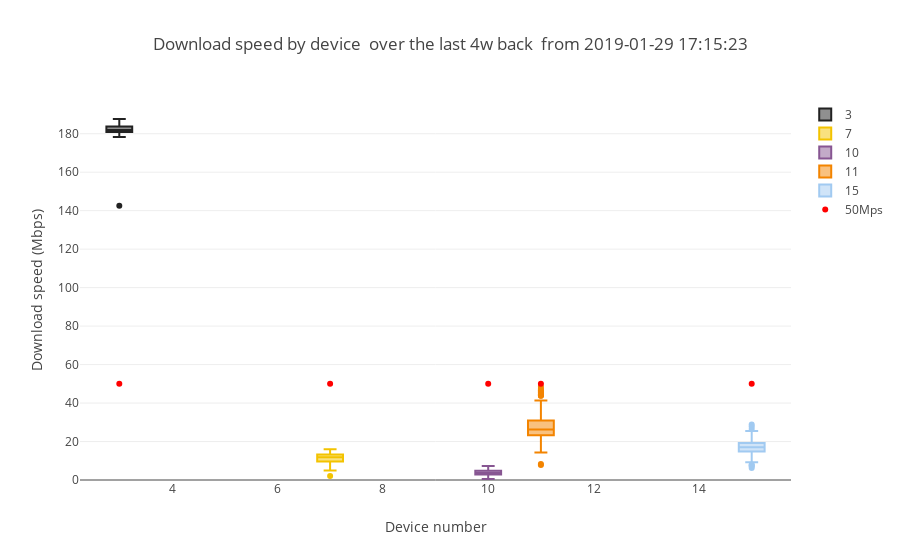

The code cell stored with this chart in its notebook:
### Code cell
t="Download speed by device "+title_tail
simple_boxplot(dataframe=download_df[download_df["SK_PI"].isin(normally_distributed_d)],plot_value='DOWNLOAD',sort_value='SK_PI',
               title=t, 
               ytitle="Download speed (Mbps)",
               xtitle="Device number", downloadline=True)

### Figure 1 — Plotly figure (JSON) as saved in the notebook; plotly's stock layout.template omitted (floating-point values rounded to 4 significant figures; data arrays with more than 128 entries replaced by an {"elided": "..."} marker saying what was removed)
{"data": [{"marker": {"color": "#222222"}, "name": "3", "type": "box", "y": {"elided": "142 float values"}}, {"marker": {"color": "#F3C300"}, "name": "7", "type": "box", "y": {"elided": "143 float values"}}, {"marker": {"color": "#875692"}, "name": "10", "type": "box", "y": [4.02, 3.4, 3.14, 5.6, 5.37, 4.51, 5.91, 4.81, 3.06, 5.06, 4.48, 4.2, 4.89, 3.99, 5.28, 3.54, 7.32, 6.46, 3.71, 3.88, 5.13, 3.6, 3.39, 4.41, 5.01, 5.17, 4.69, 2.02, 4.51, 3.14, 4.33, 4.41, 4.67, 3.51, 4.13, 3.49, 4.23, 2.78, 1.85, 4.1, 4.19, 2.88, 4.91, 1.65, 4.84, 3.95, 0.86, 4.13, 4.72, 5.19, 3.22, 2.05, 2.91, 4.02, 3.28, 1.16, 5.52, 5.28, 5.16, 3.13, 6.46, 4.33, 3.77, 2.91, 2.19, 3.4, 5.69, 2.73, 3.41, 3.56, 2.01, 1.86, 2.33, 1.75, 2.44, 2.32, 5.37, 0.9, 3.28, 2.58, 6.34, 5.36, 2.76, 4.43, 2.41, 4.62, 5.34, 3.39, 2.99, 0.56, 3.04, 5.74, 6.1, 5.32, 3, 2.75, 1.95, 4.73, 4.89, 4.58, 5.35, 3.08, 3.22, 5.06, 6.44, 5.55, 3.36, 3.43, 2.04, 3.41, 2.6, 4.36, 3.6, 1.72, 1.37, 3.4, 2.71, 2.65, 3.84, 2.5, 2.42, 3.46]}, {"marker": {"color": "#F38400"}, "name": "11", "type": "box", "y": {"elided": "143 float values"}}, {"marker": {"color": "#A1CAF1"}, "name": "15", "type": "box", "y": {"elided": "143 float values"}}, {"marker": {"color": "red"}, "mode": "markers", "name": "50Mps", "type": "scatter", "x": [3, 7, 10, 11, 15], "y": [50, 50, 50, 50, 50]}], "layout": {"title": "Download speed by device  over the last 4w back  from 2019-01-29 17:15:23", "xaxis": {"title": "Device number"}, "yaxis": {"rangemode": "tozero", "title": "Download speed (Mbps)"}}}
